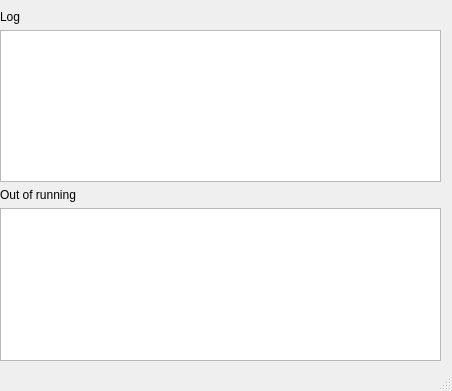
<?xml version="1.0" encoding="UTF-8"?>
<ui version="4.0">
 <class>MainWindow</class>
 <widget class="QMainWindow" name="MainWindow">
  <property name="geometry">
   <rect>
    <x>0</x>
    <y>0</y>
    <width>452</width>
    <height>391</height>
   </rect>
  </property>
  <property name="windowTitle">
   <string>MainWindow</string>
  </property>
  <widget class="QWidget" name="centralwidget">
   <widget class="QWidget" name="verticalLayoutWidget">
    <property name="geometry">
     <rect>
      <x>0</x>
      <y>10</y>
      <width>441</width>
      <height>351</height>
     </rect>
    </property>
    <layout class="QVBoxLayout" name="verticalLayout">
     <item>
      <widget class="QLabel" name="label_3">
       <property name="text">
        <string>Log</string>
       </property>
      </widget>
     </item>
     <item>
      <widget class="QTextEdit" name="log_text">
       <property name="horizontalScrollBarPolicy">
        <enum>Qt::ScrollBarAlwaysOff</enum>
       </property>
       <property name="readOnly">
        <bool>true</bool>
       </property>
      </widget>
     </item>
     <item>
      <widget class="QLabel" name="label_4">
       <property name="text">
        <string>Out of running</string>
       </property>
      </widget>
     </item>
     <item>
      <widget class="QTextEdit" name="ofr_text">
       <property name="layoutDirection">
        <enum>Qt::LeftToRight</enum>
       </property>
       <property name="autoFormatting">
        <set>QTextEdit::AutoBulletList</set>
       </property>
       <property name="readOnly">
        <bool>true</bool>
       </property>
      </widget>
     </item>
    </layout>
   </widget>
  </widget>
  <widget class="QStatusBar" name="statusbar"/>
 </widget>
 <resources/>
 <connections/>
</ui>
